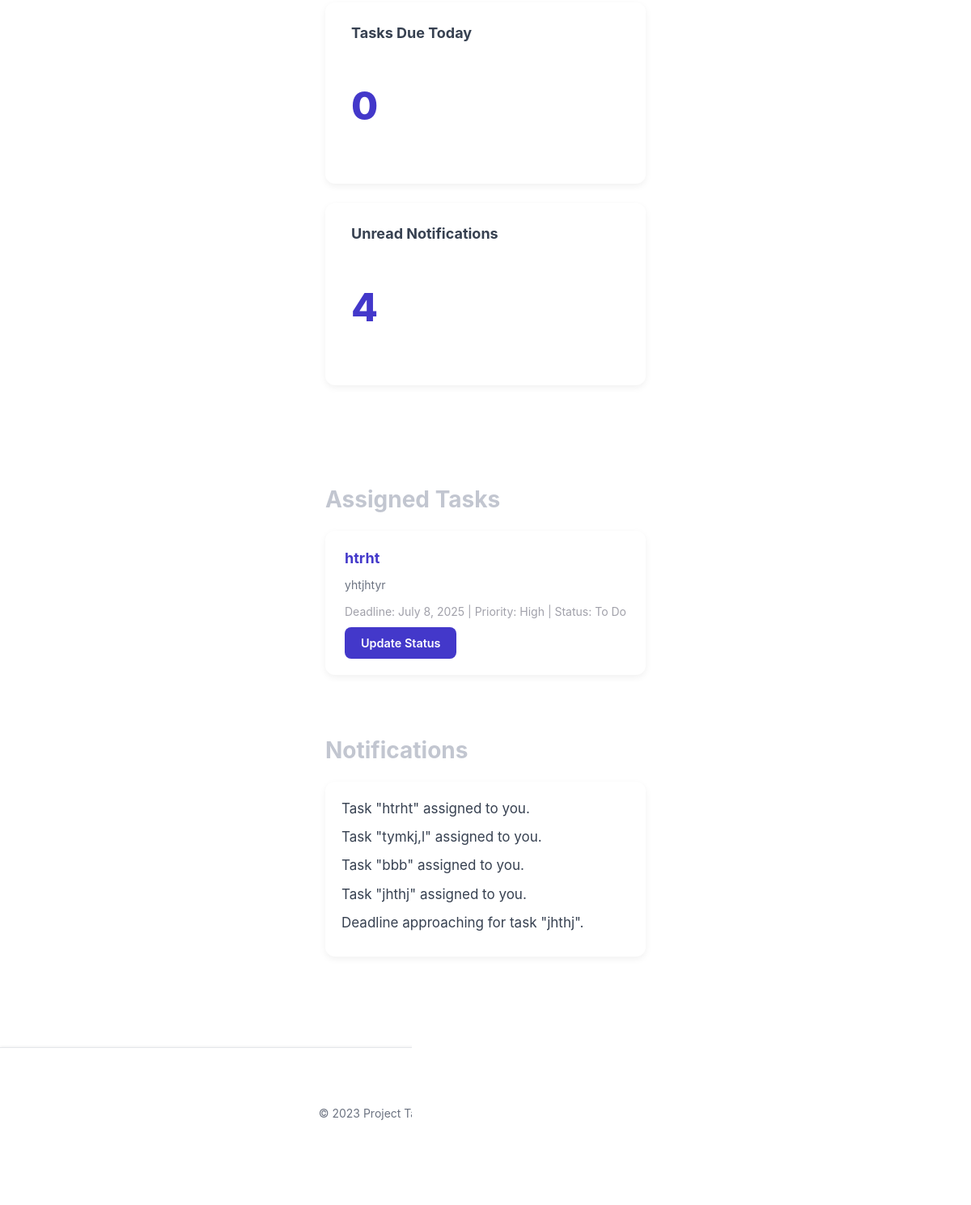
/user_dash/ (signed in, lower part), run on an earlier commit of the app's database.
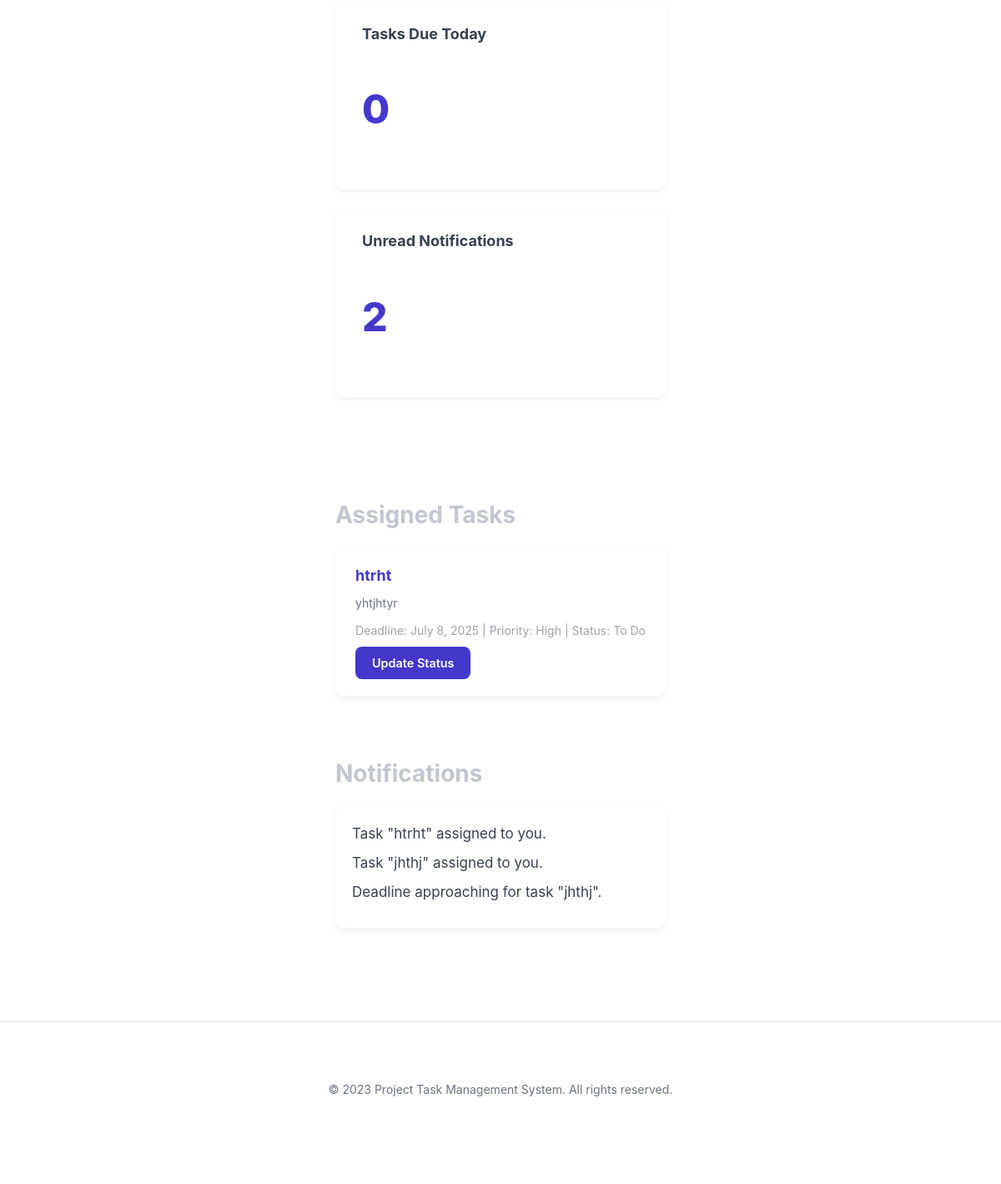
And on a later commit of the database.
### taskflowapp/models.py (models this page shows, shortened)
class Task(models.Model):
    PRIORITY_CHOICES = [
        ('High', 'High'),
        ('Medium', 'Medium'),
        ('Low', 'Low'),
    ]
    STATUS_CHOICES = [
        ('To Do', 'To Do'),
        ('In Progress', 'In Progress'),
        ('Completed', 'Completed'),
    ]
    title = models.CharField(max_length=200)
    description = models.TextField(default='No description')
    deadline = models.DateField()
    priority = models.CharField(max_length=10, choices=PRIORITY_CHOICES)
    status = models.CharField(max_length=15, choices=STATUS_CHOICES)
    assigned_to = models.ForeignKey(User, on_delete=models.CASCADE)
    project = models.ForeignKey(Project, on_delete=models.CASCADE)

class Notification(models.Model):
    NOTIFICATION_TYPES = [
        ('assignment', 'Assignment'),
        ('deadline', 'Deadline'),
    ]
    user = models.ForeignKey(User, on_delete=models.CASCADE)
    message = models.TextField()
    type = models.CharField(max_length=20, choices=NOTIFICATION_TYPES)
    timestamp = models.DateTimeField(auto_now_add=True)
    is_read = models.BooleanField(default=False)

### taskflowapp/views.py (the view)
# urls.py: path('user_dash/',views.user_dash,name='user_dashboard'),
def user_dash(request):
    user_id = request.session.get('user_id')
    user_role = request.session.get('user_role')
    if not user_id:
        messages.error(request, "Please log in first.")
        return redirect('user_login')
    if user_role.lower() != 'team member':
        messages.error(request, "Unauthorized access.")
        return redirect('home')
    try:
        user = User.objects.get(id=user_id)
    except User.DoesNotExist:
        messages.error(request, "User not found.")
        return redirect('user_login')
    total_projects = Project.objects.filter(task__assigned_to=user).distinct().count()
    user_tasks = Task.objects.filter(assigned_to=user)
    total_tasks = user_tasks.count()
    today = timezone.now().date()
    tasks_due_today = user_tasks.filter(deadline=today).count()
    unread_notifications = Notification.objects.filter(user=user, is_read=False).count()
    recent_notifications = Notification.objects.filter(user=user).order_by('-timestamp')[:5]
    recent_tasks = user_tasks.order_by('-deadline')[:2]
    context = {
        'user': user,
        'total_projects': total_projects,
        'total_tasks': total_tasks,
        'tasks_due_today': tasks_due_today,
        'unread_notifications': unread_notifications,
        'recent_tasks': recent_tasks,
        'recent_notifications': recent_notifications,
    }
    return render(request, 'user_dashboard.html', context)

### taskflowapp/templates/user_dashboard.html (shortened to what this page needs)
{% load static %}
<!DOCTYPE html>
<html lang="en">
<head>
  <link rel="stylesheet" href="{% static 'CSS/user_dashboard.css' %}" />
  <link rel="stylesheet" href="https://cdnjs.cloudflare.com/ajax/libs/font-awesome/6.5.0/css/all.min.css">
</head>
<body>
  <main class="container" role="main" tabindex="0">
    <section aria-label="Dashboard Overview">
      <div class="overview-cards">
        <div class="card" role="article" tabindex="0">
          <h3>Tasks Due Today</h3>
          <p class="number" id="tasks-due-today">{{ tasks_due_today }}</p>
        </div>
        <div class="card" role="article" tabindex="0">
          <h3>Unread Notifications</h3>
          <p class="number" id="notifications-count">{{ unread_notifications }}</p>
        </div>
      </div>
    </section>
    <section aria-label="Assigned Tasks">
      <h2>Assigned Tasks</h2>
      <div class="card-list" aria-live="polite" aria-relevant="additions removals">
        {% if recent_tasks %}
          {% for task in recent_tasks %}
            <article class="item-card" tabindex="0">
              <div class="item-card-header">{{ task.title }}</div>
              <div class="item-card-description">{{ task.description }}</div>
              <div class="item-card-meta">
                Deadline: {{ task.deadline }} | Priority: {{ task.priority }} | Status: {{ task.status }}
              </div>
              <a href="{% url 'user_task_page'  %}" class="button" style="margin-top: 0.5rem;">
  Update Status
</a>
            </article>
          {% endfor %}
        {% else %}
          <p>No recent tasks assigned.</p>
        {% endif %}
      </div>
    </section>
    <section aria-label="Notifications">
      <h2>Notifications</h2>
      <div class="notification-list">
        {% if recent_notifications %}
          {% for note in recent_notifications %}
            <div class="notification-item">{{ note.message }}</div>
          {% endfor %}
        {% else %}
          <p>No notifications to show.</p>
        {% endif %}
      </div>
    </section>
  </main>
  <footer class="footer">
    <div class="container">
      <p>&copy; 2023 Project Task Management System. All rights reserved.</p>
    </div>
  </footer>
</body>
</html>

What changed in the data, as far as the page shows it:
removed Notification: message "Task \"tymkj,l\" assigned to you."
removed Notification: message "Task \"bbb\" assigned to you."
Also different on the page:
{{ unread_notifications }}: "4" → "2"
